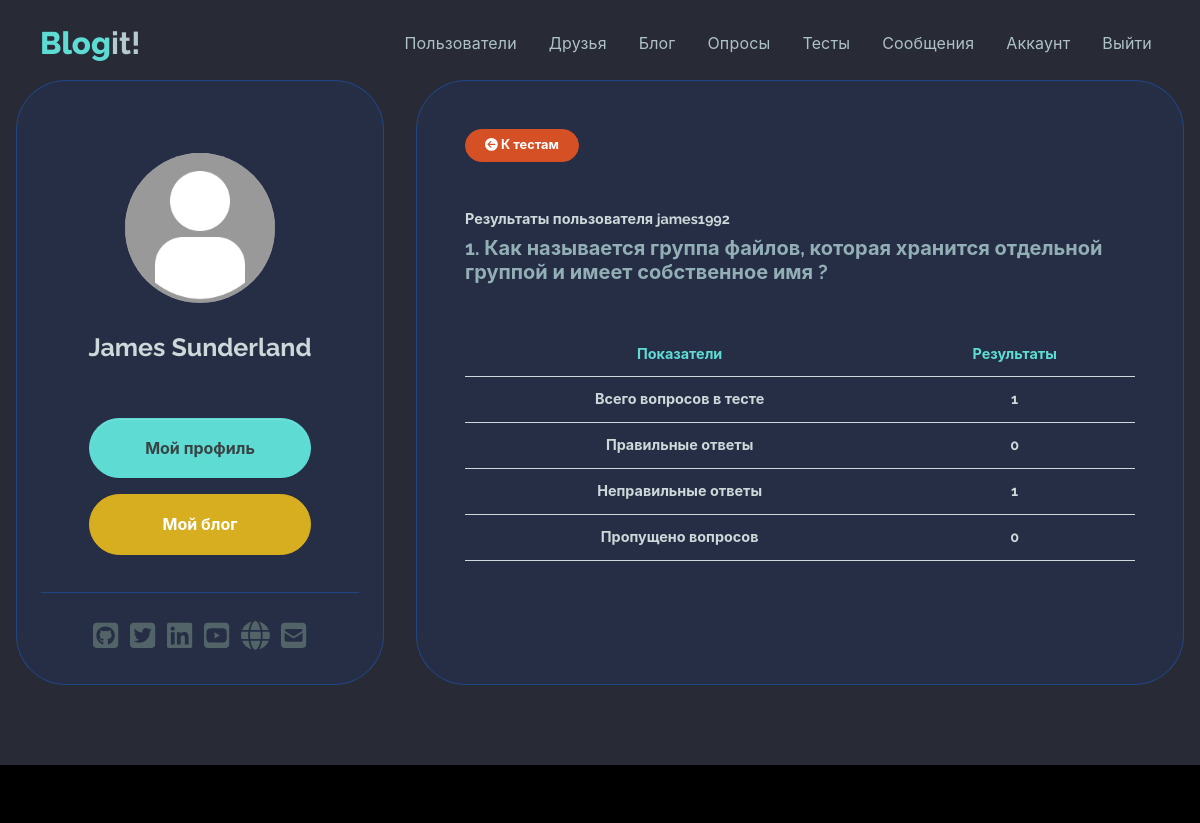
/results/1/ (signed in), run on the app's committed database.
### users/models.py (models this page shows, shortened)
class Profile(models.Model):
    user = models.OneToOneField(User, on_delete=models.CASCADE)
    name = models.CharField(max_length=50, blank=True, null=True)
    email = models.EmailField(max_length=50,  blank=True, null=True)
    username = models.CharField(max_length=50, blank=True, null=True)
    summary = models.CharField(max_length=100, blank=True, null=True)
    city = models.CharField(max_length=20, blank=True, null=True)
    profession = models.CharField(max_length=50, blank=True, null=True)
    about = models.TextField(blank=True, null=True)
    image = models.ImageField(null=True, blank=True, upload_to='profile_images', default='profile_images/default.jpg')
    github = models.CharField(max_length=100, default='https://github.com')
    twitter = models.CharField(max_length=100,  default='https://twitter.com')
    linkedin = models.CharField(max_length=100, default='https://linkedin.com')
    youtube = models.CharField(max_length=100, default='https://youtube.com')
    website = models.CharField(max_length=100, default='https://mysite.com')
    created = models.DateTimeField(auto_now_add=True)
    follows = models.ManyToManyField('self', related_name='followed_by', symmetrical=False, blank=True)
    class Meta:
        ordering = ['created']
        verbose_name = 'Профиль'
        verbose_name_plural = 'Профили'

### quizzes/models.py (models this page shows)
class Quiz(models.Model):
    name = models.CharField(max_length=120)
    published = models.DateTimeField(auto_now_add=True)
    def __str__(self):
        return self.name
    class Meta:
        ordering = ['published']
        verbose_name = 'Тест'
        verbose_name_plural = 'Тесты'

### quizzes/views.py (the view)
# urls.py: path('results/<int:quiz_id>/', views.quiz_results,
@login_required
def quiz_results(request, quiz_id):
    profile = request.user.profile
    quiz = get_object_or_404(Quiz, pk=quiz_id)
    questions = quiz.question_set.all()
    results = Result.objects.filter(user=request.user,
        quiz=quiz).values()
    correct = [i['correct'] for i in results][0]
    wrong = [i['wrong'] for i in results][0]
    context = {'quiz': quiz,
    'profile': profile,
    'correct': correct,
    'wrong': wrong,
    'number': len(questions),
    'skipped': len(questions) - (correct + wrong)}
    return render(request,
        'quizzes/results.html', context)

### quizzes/templates/quizzes/results.html (shortened to what this page needs)
{% extends 'base.html' %}
{% block content %}
    <section>
        <main class="mt-5 mb-5">
            <div class="container">
                <div class="main-body">
                    <div class="row">
                        <div class="col-lg-4">
                            <div class="card p-3 card-soft-primary">
                                <div class="card-body">
                                    <div class="d-flex flex-column align-items-center text-center">
                                        <div class="profile-image-wrapper mt-5">
                                            <div class="profile-image">
                                                <img src="{{ profile.image.url }}" alt="profile" />
                                            </div>
                                        </div>
                                        <div class="mt-1">
                                            <h5 class="fw-bold fs-2 text-200 mb-5 text-center">{{ profile.name }}</h5>
                                            <div class="text-center">
                                                <div class="col-12 d-grid">
                                                    <div class="text-center">
                                                        <a class="btn btn-primary rounded-pill my-2 col-9"
                                                           href="{% url 'account' %}">Мой профиль</a>
                                                        <a class="btn btn-warning rounded-pill my-2 col-9"
                                                           href="{% url 'blog:my-blog' %}">Мой блог</a>
                                                    </div>
                                                </div>
                                            </div>
                                        </div>
                                    </div>
                                    <hr class="my-4">
                                    <div class="text-center">{% include 'socials.html' %}</div>
                                </div>
                            </div>
                        </div>
                        <div class="col-lg-8">
                            <div class="card p-3 h-100 card-soft-primary">
                                <div class="profile-card-body">
                                    <div class="row mb-3">
                                        <div class="col-12">
                                            <a class="btn btn-danger rounded-pill btn-sm mb-3"
                                               href="{% url 'quizzes:quizzes' %}"><i class="fa fa-arrow-circle-left"></i> К тестам</a>
                                        </div>
                                    </div>
                                    <div>
                                        <h5 class="text-200 fs--1">Результаты пользователя {{ request.user.username }}</h5>
                                        <h5 class="text-400">{{ quiz }}</h5>
                                        <div class="table-responsive mt-5">
                                            <table class="table">
                                                <thead>
                                                    <tr>
                                                        <th scope="col" class="text-primary text-center">Показатели</th>
                                                        <th scope="col" class="text-primary text-center">Результаты</th>
                                                    </tr>
                                                </thead>
                                                <tbody>
                                                    <tr>
                                                        <td class="text-200 fw-bold text-center">Всего вопросов в тесте</td>
                                                        <td class="text-200 fw-bold text-center">{{ number }}</td>
                                                    </tr>
                                                    <tr>
                                                        <td class="text-200 fw-bold text-center">Правильные ответы</td>
                                                        <td class="text-200 fw-bold text-center">{{ correct }}</td>
                                                    </tr>
                                                    <tr>
                                                        <td class="text-200 fw-bold text-center">Неправильные ответы</td>
                                                        <td class="text-200 fw-bold text-center">{{ wrong }}</td>
                                                    </tr>
                                                    <tr>
                                                        <td class="text-200 fw-bold text-center">Пропущено вопросов</td>
                                                        <td class="text-200 fw-bold text-center">{{ skipped }}</td>
                                                    </tr>
                                                </tbody>
                                            </table>
                                        </div>
                                    </div>
                                </div>
                            </div>
                        </div>
                    </div>
                </div>
            </div>
        </main>
    </section>
{% endblock %}

### data on the page
Profile: image (placeholder picture), name "James Sunderland"
Quiz: name "1. Как называется группа файлов, которая хранится отдельной группой и имеет собственное имя ?"

### other printed values
{{ request.user.username }} "james1992"
{{ number }} "1"
{{ correct }} "0"
{{ wrong }} "1"
{{ skipped }} "0"
